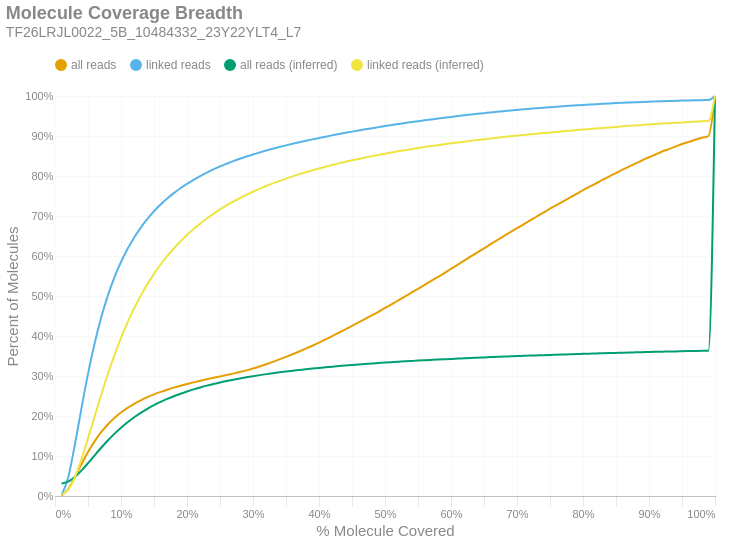

The notebook cell this image was saved under:
### Markdown cell above
### Molecule Read Coverage
This chart shows molecule coverage breadth as computed by the number of bases aligned to that molecule. In other words, "*how much of each unique long molecule is actually sequenced/aligned?*" Keep in mind there is a distinction between sequences and alignments, since some sequences belonging to a particular molecule may not align well and wouldn't appear in the alignment data. This chart also shows molecule coverage breadth as computed by the *inferred fragment* from which the aligned sequences originate. Unlike read coverage, this calculation takes into account the total insert size, including unsequenced gaps between the forward and reverse reads. Like the previous figures, these are cumulative percents.

### Code cell
if SKIPLR:
    print_html(f"Skipped")
else:
    binned_df = consolidated_hist(valids['coverage_bp'], mask, 0.01, True)
    binned_df_inf = consolidated_hist(valids['coverage_inserts'], mask, 0.01, True)
    binned_df = binned_df.with_columns(pl.lit(binned_df_inf['all reads (cumsum)']).alias('all reads (inferred)'))
    binned_df = binned_df.with_columns(pl.lit(binned_df_inf['linked reads (cumsum)']).alias('linked reads (inferred)'))
    binned_df = binned_df.with_columns(
        (pl.col('bin').cast(pl.Float64) + 0.01).alias('right_edge')
    )

    with SafeRender(binned_df):
        (
            density_plot(binned_df, 'Molecule Coverage Breadth', samplename, 'molcov', ['all reads (inferred)','linked reads (inferred)'])
            .encode(
                #x=alt.X('bin:Q', title="% Molecule Covered").axis(format = '%').scale(padding=0),
                x=alt.X('right_edge:Q', title="% Molecule Covered").axis(format='%').scale(padding=0),
                y=alt.Y('value:Q', title='Percent of Molecules')
                    .axis(format='%')
                    .stack(False)
                    .scale(domainMin=0, padding=0),
                color=alt.Color("key:N").scale(domain = ["all reads", "linked reads", "all reads (inferred)", "linked reads (inferred)"]),
                tooltip = [
                    alt.Tooltip("key:N", title = "Data Type"),
                    alt.Tooltip("range_label:N", title="% Molecule Covered"),
                    alt.Tooltip("value:Q", format = ".2%", title="% Molecules")
                ]
            )
        ).display()

### Figure 1 — Vega-Lite specification as saved in the notebook (floating-point values rounded to 4 significant figures)
{"width": "container", "height": 400, "config": {"title": {"anchor": "start", "dy": -15, "fontSize": 18, "color": "#888888", "subtitleColor": "#888888", "subtitleFontSize": 14}, "arc": {"fill": "#0072B2"}, "axis": {"domainColor": "#888888", "domainWidth": 0.5, "gridWidth": 0.2, "grid": false, "titleFontWeight": 400, "titleFontSize": 15, "labelFontSize": 11, "labelColor": "#888888", "tickColor": "#888888", "tickWidth": 0.2, "titleColor": "#888888"}, "axisBand": {"grid": false}, "axisX": {"grid": true, "tickSize": 10, "domainCap": "round"}, "axisY": {"domain": false, "grid": true, "tickSize": 0, "domainCap": "round"}, "background": "transparent", "header": {"labelFontSize": 15, "labelColor": "#888888", "titleFontSize": 15, "titleFontWeight": 600, "titleColor": "#888888"}, "legend": {"labelFont": "sans-serif", "labelFontSize": 12, "labelColor": "#888888", "symbolSize": 100, "symbolType": "circle", "titleFontSize": 12, "titlePadding": 10, "titleColor": "#888888", "title": null, "orient": "top"}, "range": {"category": ["#E69F00", "#56B4E9", "#009E73", "#F0E442", "#0072B2", "#D55E00", "#CC79A7", "#000000"], "diverging": ["#cfe8f3", "#a2d4ec", "#73bfe2", "#46abdb", "#1696d2", "#12719e"]}, "area": {"fill": "#0072B2", "fillOpacity": 0.7, "line": true, "strokeOpacity": 0.7}, "line": {"color": "#0072B2", "stroke": "#0072B2", "strokeWidth": 2}, "trail": {"color": "#0072B2", "stroke": "#0072B2", "strokeWidth": 0, "size": 1}, "point": {"filled": true, "fillOpacity": 1.0, "size": 95}, "text": {"color": "#888888", "fontSize": 11, "align": "right", "fontWeight": 400, "size": 11}, "bar": {"fill": "#0072B2", "stroke": null}, "view": {"stroke": null, "continuousWidth": 660, "continuousHeight": 400}}, "data": {"name": "data-b125f5b2555dd98d018221b1c2499672"}, "mark": {"type": "line", "interpolate": "monotone", "point": {"opacity": 0, "size": 275}}, "encoding": {"color": {"field": "key", "scale": {"domain": ["all reads", "linked reads", "all reads (inferred)", "linked reads (inferred)"]}, "type": "nominal"}, "tooltip": [{"field": "key", "title": "Data Type", "type": "nominal"}, {"field": "range_label", "title": "% Molecule Covered", "type": "nominal"}, {"field": "value", "format": ".2%", "title": "% Molecules", "type": "quantitative"}], "x": {"axis": {"format": "%"}, "field": "right_edge", "scale": {"padding": 0}, "title": "% Molecule Covered", "type": "quantitative"}, "y": {"axis": {"format": "%"}, "field": "value", "scale": {"domainMin": 0, "padding": 0}, "stack": false, "title": "Percent of Molecules", "type": "quantitative"}}, "params": [{"name": "param_c36ac31b6afebe62", "select": {"type": "point", "fields": ["key"]}, "bind": "legend"}], "title": {"text": "Molecule Coverage Breadth", "subtitle": "TF26LRJL0022_5B_10484332_23Y22YLT4_L7"}, "transform": [{"fold": ["all reads (cumsum)", "linked reads (cumsum)", "all reads (inferred)", "linked reads (inferred)"]}, {"calculate": "replace(datum.key, ' (cumsum)', '')", "as": "key"}, {"filter": {"param": "param_c36ac31b6afebe62"}}], "usermeta": {"embedOptions": {"downloadFileName": "TF26LRJL0022_5B_10484332_23Y22YLT4_L7.molcov"}}, "$schema": "https://vega.github.io/schema/vega-lite/v6.4.1.json", "datasets": {"data-b125f5b2555dd98d018221b1c2499672": [{"bin": "0.0", "interval": "0.0-0.01", "all reads": 0.001243, "linked reads": 0.002582, "all reads (cumsum)": 0.001243, "linked reads (cumsum)": 0.002582, "range_label": "0.0-0.01", "all reads (inferred)": 0.03127, "linked reads (inferred)": 0.00372, "right_edge": 0.01}, {"bin": "0.01", "interval": "0.01-0.02", "all reads": 0.01632, "linked reads": 0.04373, "all reads (cumsum)": 0.01756, "linked reads (cumsum)": 0.04631, "range_label": "0.01-0.02", "all reads (inferred)": 0.03595, "linked reads (inferred)": 0.01535, "right_edge": 0.02}, {"bin": "0.02", "interval": "0.02-0.03", "all reads": 0.02922, "linked reads": 0.08124, "all reads (cumsum)": 0.04678, "linked reads (cumsum)": 0.1276, "range_label": "0.02-0.03", "all reads (inferred)": 0.04736, "linked reads (inferred)": 0.0465, "right_edge": 0.03}, {"bin": "0.03", "interval": "0.03-0.04", "all reads": 0.03221, "linked reads": 0.09074, "all reads (cumsum)": 0.07899, "linked reads (cumsum)": 0.2183, "range_label": "0.03-0.04", "all reads (inferred)": 0.06347, "linked reads (inferred)": 0.09157, "right_edge": 0.04}, {"bin": "0.04", "interval": "0.04-0.05", "all reads": 0.03074, "linked reads": 0.087, "all reads (cumsum)": 0.1097, "linked reads (cumsum)": 0.3053, "range_label": "0.04-0.05", "all reads (inferred)": 0.08209, "linked reads (inferred)": 0.144, "right_edge": 0.05}, {"bin": "0.05", "interval": "0.05-0.06", "all reads": 0.02682, "linked reads": 0.07596, "all reads (cumsum)": 0.1366, "linked reads (cumsum)": 0.3813, "range_label": "0.05-0.06", "all reads (inferred)": 0.1015, "linked reads (inferred)": 0.1989, "right_edge": 0.06}, {"bin": "0.06", "interval": "0.06-0.07", "all reads": 0.02295, "linked reads": 0.06504, "all reads (cumsum)": 0.1595, "linked reads (cumsum)": 0.4463, "range_label": "0.06-0.07", "all reads (inferred)": 0.1206, "linked reads (inferred)": 0.2529, "right_edge": 0.07}, {"bin": "0.07", "interval": "0.07-0.08", "all reads": 0.01925, "linked reads": 0.05449, "all reads (cumsum)": 0.1787, "linked reads (cumsum)": 0.5008, "range_label": "0.07-0.08", "all reads (inferred)": 0.1387, "linked reads (inferred)": 0.3043, "right_edge": 0.08}, {"bin": "0.08", "interval": "0.08-0.09", "all reads": 0.01629, "linked reads": 0.04602, "all reads (cumsum)": 0.195, "linked reads (cumsum)": 0.5468, "range_label": "0.08-0.09", "all reads (inferred)": 0.1553, "linked reads (inferred)": 0.3516, "right_edge": 0.09}, {"bin": "0.09", "interval": "0.09-0.1", "all reads": 0.01355, "linked reads": 0.03826, "all reads (cumsum)": 0.2086, "linked reads (cumsum)": 0.5851, "range_label": "0.09-0.1", "all reads (inferred)": 0.1706, "linked reads (inferred)": 0.3951, "right_edge": 0.1}, {"bin": "0.1", "interval": "0.1-0.11", "all reads": 0.01169, "linked reads": 0.03294, "all reads (cumsum)": 0.2203, "linked reads (cumsum)": 0.618, "range_label": "0.1-0.11", "all reads (inferred)": 0.1844, "linked reads (inferred)": 0.4341, "right_edge": 0.11}, {"bin": "0.11", "interval": "0.11-0.12", "all reads": 0.01013, "linked reads": 0.02846, "all reads (cumsum)": 0.2304, "linked reads (cumsum)": 0.6465, "range_label": "0.11-0.12", "all reads (inferred)": 0.1968, "linked reads (inferred)": 0.4694, "right_edge": 0.12}, {"bin": "0.12", "interval": "0.12-0.13", "all reads": 0.008755, "linked reads": 0.02442, "all reads (cumsum)": 0.2392, "linked reads (cumsum)": 0.6709, "range_label": "0.12-0.13", "all reads (inferred)": 0.208, "linked reads (inferred)": 0.5012, "right_edge": 0.13}, {"bin": "0.13", "interval": "0.13-0.14", "all reads": 0.007815, "linked reads": 0.02168, "all reads (cumsum)": 0.247, "linked reads (cumsum)": 0.6926, "range_label": "0.13-0.14", "all reads (inferred)": 0.218, "linked reads (inferred)": 0.5297, "right_edge": 0.14}, {"bin": "0.14", "interval": "0.14-0.15", "all reads": 0.006989, "linked reads": 0.0192, "all reads (cumsum)": 0.254, "linked reads (cumsum)": 0.7118, "range_label": "0.14-0.15", "all reads (inferred)": 0.2271, "linked reads (inferred)": 0.5553, "right_edge": 0.15}, {"bin": "0.15", "interval": "0.15-0.16", "all reads": 0.006215, "linked reads": 0.01687, "all reads (cumsum)": 0.2602, "linked reads (cumsum)": 0.7286, "range_label": "0.15-0.16", "all reads (inferred)": 0.2353, "linked reads (inferred)": 0.5787, "right_edge": 0.16}, {"bin": "0.16", "interval": "0.16-0.17", "all reads": 0.005623, "linked reads": 0.015, "all reads (cumsum)": 0.2658, "linked reads (cumsum)": 0.7436, "range_label": "0.16-0.17", "all reads (inferred)": 0.2428, "linked reads (inferred)": 0.5998, "right_edge": 0.17}, {"bin": "0.17", "interval": "0.17-0.18", "all reads": 0.005146, "linked reads": 0.01358, "all reads (cumsum)": 0.2709, "linked reads (cumsum)": 0.7572, "range_label": "0.17-0.18", "all reads (inferred)": 0.2495, "linked reads (inferred)": 0.6187, "right_edge": 0.18}, {"bin": "0.18", "interval": "0.18-0.19", "all reads": 0.004726, "linked reads": 0.01221, "all reads (cumsum)": 0.2757, "linked reads (cumsum)": 0.7694, "range_label": "0.18-0.19", "all reads (inferred)": 0.2556, "linked reads (inferred)": 0.6363, "right_edge": 0.19}, {"bin": "0.19", "interval": "0.19-0.2", "all reads": 0.004346, "linked reads": 0.01092, "all reads (cumsum)": 0.28, "linked reads (cumsum)": 0.7804, "range_label": "0.19-0.2", "all reads (inferred)": 0.2614, "linked reads (inferred)": 0.6524, "right_edge": 0.2}, {"bin": "0.2", "interval": "0.2-0.21", "all reads": 0.004092, "linked reads": 0.01015, "all reads (cumsum)": 0.2841, "linked reads (cumsum)": 0.7905, "range_label": "0.2-0.21", "all reads (inferred)": 0.2666, "linked reads (inferred)": 0.6673, "right_edge": 0.21}, {"bin": "0.21", "interval": "0.21-0.22", "all reads": 0.00389, "linked reads": 0.009369, "all reads (cumsum)": 0.288, "linked reads (cumsum)": 0.7999, "range_label": "0.21-0.22", "all reads (inferred)": 0.2714, "linked reads (inferred)": 0.6809, "right_edge": 0.22}, {"bin": "0.22", "interval": "0.22-0.23", "all reads": 0.003699, "linked reads": 0.008521, "all reads (cumsum)": 0.2917, "linked reads (cumsum)": 0.8084, "range_label": "0.22-0.23", "all reads (inferred)": 0.2759, "linked reads (inferred)": 0.6936, "right_edge": 0.23}, {"bin": "0.23", "interval": "0.23-0.24", "all reads": 0.003698, "linked reads": 0.008065, "all reads (cumsum)": 0.2954, "linked reads (cumsum)": 0.8165, "range_label": "0.23-0.24", "all reads (inferred)": 0.28, "linked reads (inferred)": 0.7053, "right_edge": 0.24}, {"bin": "0.24", "interval": "0.24-0.25", "all reads": 0.003586, "linked reads": 0.007539, "all reads (cumsum)": 0.299, "linked reads (cumsum)": 0.824, "range_label": "0.24-0.25", "all reads (inferred)": 0.2839, "linked reads (inferred)": 0.7164, "right_edge": 0.25}, {"bin": "0.25", "interval": "0.25-0.26", "all reads": 0.003395, "linked reads": 0.006609, "all reads (cumsum)": 0.3024, "linked reads (cumsum)": 0.8306, "range_label": "0.25-0.26", "all reads (inferred)": 0.2875, "linked reads (inferred)": 0.7264, "right_edge": 0.26}, {"bin": "0.26", "interval": "0.26-0.27", "all reads": 0.003595, "linked reads": 0.006417, "all reads (cumsum)": 0.306, "linked reads (cumsum)": 0.837, "range_label": "0.26-0.27", "all reads (inferred)": 0.2908, "linked reads (inferred)": 0.7357, "right_edge": 0.27}, {"bin": "0.27", "interval": "0.27-0.28", "all reads": 0.00384, "linked reads": 0.005964, "all reads (cumsum)": 0.3098, "linked reads (cumsum)": 0.843, "range_label": "0.27-0.28", "all reads (inferred)": 0.2939, "linked reads (inferred)": 0.7444, "right_edge": 0.28}, {"bin": "0.28", "interval": "0.28-0.29", "all reads": 0.004191, "linked reads": 0.005577, "all reads (cumsum)": 0.314, "linked reads (cumsum)": 0.8486, "range_label": "0.28-0.29", "all reads (inferred)": 0.2968, "linked reads (inferred)": 0.7527, "right_edge": 0.29}, {"bin": "0.29", "interval": "0.29-0.3", "all reads": 0.004629, "linked reads": 0.005319, "all reads (cumsum)": 0.3186, "linked reads (cumsum)": 0.8539, "range_label": "0.29-0.3", "all reads (inferred)": 0.2996, "linked reads (inferred)": 0.7606, "right_edge": 0.3}, {"bin": "0.3", "interval": "0.3-0.31", "all reads": 0.005051, "linked reads": 0.004886, "all reads (cumsum)": 0.3237, "linked reads (cumsum)": 0.8588, "range_label": "0.3-0.31", "all reads (inferred)": 0.3022, "linked reads (inferred)": 0.7679, "right_edge": 0.31}, {"bin": "0.31", "interval": "0.31-0.32", "all reads": 0.005669, "linked reads": 0.004876, "all reads (cumsum)": 0.3294, "linked reads (cumsum)": 0.8637, "range_label": "0.31-0.32", "all reads (inferred)": 0.3047, "linked reads (inferred)": 0.7749, "right_edge": 0.32}, {"bin": "0.32", "interval": "0.32-0.33", "all reads": 0.00598, "linked reads": 0.004522, "all reads (cumsum)": 0.3353, "linked reads (cumsum)": 0.8682, "range_label": "0.32-0.33", "all reads (inferred)": 0.307, "linked reads (inferred)": 0.7814, "right_edge": 0.33}, {"bin": "0.33", "interval": "0.33-0.34", "all reads": 0.006149, "linked reads": 0.004311, "all reads (cumsum)": 0.3415, "linked reads (cumsum)": 0.8725, "range_label": "0.33-0.34", "all reads (inferred)": 0.3092, "linked reads (inferred)": 0.7875, "right_edge": 0.34}, {"bin": "0.34", "interval": "0.34-0.35", "all reads": 0.006344, "linked reads": 0.004084, "all reads (cumsum)": 0.3478, "linked reads (cumsum)": 0.8766, "range_label": "0.34-0.35", "all reads (inferred)": 0.3113, "linked reads (inferred)": 0.7936, "right_edge": 0.35}, {"bin": "0.35", "interval": "0.35-0.36", "all reads": 0.006607, "linked reads": 0.003947, "all reads (cumsum)": 0.3544, "linked reads (cumsum)": 0.8805, "range_label": "0.35-0.36", "all reads (inferred)": 0.3133, "linked reads (inferred)": 0.7991, "right_edge": 0.36}, {"bin": "0.36", "interval": "0.36-0.37", "all reads": 0.006818, "linked reads": 0.003772, "all reads (cumsum)": 0.3612, "linked reads (cumsum)": 0.8843, "range_label": "0.36-0.37", "all reads (inferred)": 0.3151, "linked reads (inferred)": 0.8044, "right_edge": 0.37}, {"bin": "0.37", "interval": "0.37-0.38", "all reads": 0.007036, "linked reads": 0.003676, "all reads (cumsum)": 0.3683, "linked reads (cumsum)": 0.888, "range_label": "0.37-0.38", "all reads (inferred)": 0.3169, "linked reads (inferred)": 0.8095, "right_edge": 0.38}, {"bin": "0.38", "interval": "0.38-0.39", "all reads": 0.007318, "linked reads": 0.003559, "all reads (cumsum)": 0.3756, "linked reads (cumsum)": 0.8915, "range_label": "0.38-0.39", "all reads (inferred)": 0.3187, "linked reads (inferred)": 0.8143, "right_edge": 0.39}, {"bin": "0.39", "interval": "0.39-0.4", "all reads": 0.007757, "linked reads": 0.003499, "all reads (cumsum)": 0.3834, "linked reads (cumsum)": 0.895, "range_label": "0.39-0.4", "all reads (inferred)": 0.3203, "linked reads (inferred)": 0.8188, "right_edge": 0.4}, {"bin": "0.4", "interval": "0.4-0.41", "all reads": 0.007998, "linked reads": 0.003331, "all reads (cumsum)": 0.3914, "linked reads (cumsum)": 0.8984, "range_label": "0.4-0.41", "all reads (inferred)": 0.3219, "linked reads (inferred)": 0.8233, "right_edge": 0.41}, {"bin": "0.41", "interval": "0.41-0.42", "all reads": 0.008346, "linked reads": 0.003219, "all reads (cumsum)": 0.3997, "linked reads (cumsum)": 0.9016, "range_label": "0.41-0.42", "all reads (inferred)": 0.3234, "linked reads (inferred)": 0.8275, "right_edge": 0.42}, {"bin": "0.42", "interval": "0.42-0.43", "all reads": 0.008442, "linked reads": 0.003187, "all reads (cumsum)": 0.4081, "linked reads (cumsum)": 0.9048, "range_label": "0.42-0.43", "all reads (inferred)": 0.3249, "linked reads (inferred)": 0.8316, "right_edge": 0.43}, {"bin": "0.43", "interval": "0.43-0.44", "all reads": 0.008397, "linked reads": 0.003122, "all reads (cumsum)": 0.4165, "linked reads (cumsum)": 0.9079, "range_label": "0.43-0.44", "all reads (inferred)": 0.3262, "linked reads (inferred)": 0.8355, "right_edge": 0.44}, {"bin": "0.44", "interval": "0.44-0.45", "all reads": 0.008666, "linked reads": 0.00305, "all reads (cumsum)": 0.4252, "linked reads (cumsum)": 0.9109, "range_label": "0.44-0.45", "all reads (inferred)": 0.3276, "linked reads (inferred)": 0.8392, "right_edge": 0.45}, {"bin": "0.45", "interval": "0.45-0.46", "all reads": 0.008709, "linked reads": 0.002927, "all reads (cumsum)": 0.4339, "linked reads (cumsum)": 0.9139, "range_label": "0.45-0.46", "all reads (inferred)": 0.3288, "linked reads (inferred)": 0.8427, "right_edge": 0.46}, {"bin": "0.46", "interval": "0.46-0.47", "all reads": 0.008733, "linked reads": 0.002872, "all reads (cumsum)": 0.4427, "linked reads (cumsum)": 0.9167, "range_label": "0.46-0.47", "all reads (inferred)": 0.3301, "linked reads (inferred)": 0.8462, "right_edge": 0.47}, {"bin": "0.47", "interval": "0.47-0.48", "all reads": 0.008998, "linked reads": 0.002694, "all reads (cumsum)": 0.4516, "linked reads (cumsum)": 0.9194, "range_label": "0.47-0.48", "all reads (inferred)": 0.3312, "linked reads (inferred)": 0.8495, "right_edge": 0.48}, {"bin": "0.48", "interval": "0.48-0.49", "all reads": 0.008851, "linked reads": 0.002735, "all reads (cumsum)": 0.4605, "linked reads (cumsum)": 0.9222, "range_label": "0.48-0.49", "all reads (inferred)": 0.3324, "linked reads (inferred)": 0.8527, "right_edge": 0.49}, {"bin": "0.49", "interval": "0.49-0.5", "all reads": 0.01, "linked reads": 0.002744, "all reads (cumsum)": 0.4705, "linked reads (cumsum)": 0.9249, "range_label": "0.49-0.5", "all reads (inferred)": 0.3335, "linked reads (inferred)": 0.8559, "right_edge": 0.5}, {"bin": "0.5", "interval": "0.5-0.51", "all reads": 0.008652, "linked reads": 0.002435, "all reads (cumsum)": 0.4792, "linked reads (cumsum)": 0.9273, "range_label": "0.5-0.51", "all reads (inferred)": 0.3346, "linked reads (inferred)": 0.8588, "right_edge": 0.51}, {"bin": "0.51", "interval": "0.51-0.52", "all reads": 0.009822, "linked reads": 0.002579, "all reads (cumsum)": 0.489, "linked reads (cumsum)": 0.9299, "range_label": "0.51-0.52", "all reads (inferred)": 0.3356, "linked reads (inferred)": 0.8617, "right_edge": 0.52}, {"bin": "0.52", "interval": "0.52-0.53", "all reads": 0.009512, "linked reads": 0.002444, "all reads (cumsum)": 0.4985, "linked reads (cumsum)": 0.9324, "range_label": "0.52-0.53", "all reads (inferred)": 0.3366, "linked reads (inferred)": 0.8644, "right_edge": 0.53}, {"bin": "0.53", "interval": "0.53-0.54", "all reads": 0.009732, "linked reads": 0.002394, "all reads (cumsum)": 0.5082, "linked reads (cumsum)": 0.9348, "range_label": "0.53-0.54", "all reads (inferred)": 0.3376, "linked reads (inferred)": 0.8671, "right_edge": 0.54}, {"bin": "0.54", "interval": "0.54-0.55", "all reads": 0.009663, "linked reads": 0.002296, "all reads (cumsum)": 0.5179, "linked reads (cumsum)": 0.9371, "range_label": "0.54-0.55", "all reads (inferred)": 0.3385, "linked reads (inferred)": 0.8698, "right_edge": 0.55}, {"bin": "0.55", "interval": "0.55-0.56", "all reads": 0.009972, "linked reads": 0.002285, "all reads (cumsum)": 0.5279, "linked reads (cumsum)": 0.9393, "range_label": "0.55-0.56", "all reads (inferred)": 0.3394, "linked reads (inferred)": 0.8723, "right_edge": 0.56}, {"bin": "0.56", "interval": "0.56-0.57", "all reads": 0.009847, "linked reads": 0.002162, "all reads (cumsum)": 0.5377, "linked reads (cumsum)": 0.9415, "range_label": "0.56-0.57", "all reads (inferred)": 0.3403, "linked reads (inferred)": 0.8747, "right_edge": 0.57}, {"bin": "0.57", "interval": "0.57-0.58", "all reads": 0.009713, "linked reads": 0.00211, "all reads (cumsum)": 0.5474, "linked reads (cumsum)": 0.9436, "range_label": "0.57-0.58", "all reads (inferred)": 0.3411, "linked reads (inferred)": 0.8771, "right_edge": 0.58}, {"bin": "0.58", "interval": "0.58-0.59", "all reads": 0.009986, "linked reads": 0.002127, "all reads (cumsum)": 0.5574, "linked reads (cumsum)": 0.9457, "range_label": "0.58-0.59", "all reads (inferred)": 0.342, "linked reads (inferred)": 0.8794, "right_edge": 0.59}, {"bin": "0.59", "interval": "0.59-0.6", "all reads": 0.01034, "linked reads": 0.002053, "all reads (cumsum)": 0.5677, "linked reads (cumsum)": 0.9478, "range_label": "0.59-0.6", "all reads (inferred)": 0.3428, "linked reads (inferred)": 0.8817, "right_edge": 0.6}, {"bin": "0.6", "interval": "0.6-0.61", "all reads": 0.01019, "linked reads": 0.001955, "all reads (cumsum)": 0.5779, "linked reads (cumsum)": 0.9497, "range_label": "0.6-0.61", "all reads (inferred)": 0.3435, "linked reads (inferred)": 0.8838, "right_edge": 0.61}, {"bin": "0.61", "interval": "0.61-0.62", "all reads": 0.01064, "linked reads": 0.002004, "all reads (cumsum)": 0.5886, "linked reads (cumsum)": 0.9517, "range_label": "0.61-0.62", "all reads (inferred)": 0.3443, "linked reads (inferred)": 0.8859, "right_edge": 0.62}, {"bin": "0.62", "interval": "0.62-0.63", "all reads": 0.01025, "linked reads": 0.001824, "all reads (cumsum)": 0.5988, "linked reads (cumsum)": 0.9536, "range_label": "0.62-0.63", "all reads (inferred)": 0.345, "linked reads (inferred)": 0.8879, "right_edge": 0.63}, {"bin": "0.63", "interval": "0.63-0.64", "all reads": 0.01026, "linked reads": 0.001848, "all reads (cumsum)": 0.6091, "linked reads (cumsum)": 0.9554, "range_label": "0.63-0.64", "all reads (inferred)": 0.3458, "linked reads (inferred)": 0.8899, "right_edge": 0.64}, {"bin": "0.64", "interval": "0.64-0.65", "all reads": 0.01007, "linked reads": 0.001719, "all reads (cumsum)": 0.6192, "linked reads (cumsum)": 0.9571, "range_label": "0.64-0.65", "all reads (inferred)": 0.3465, "linked reads (inferred)": 0.8919, "right_edge": 0.65}, {"bin": "0.65", "interval": "0.65-0.66", "all reads": 0.01047, "linked reads": 0.001824, "all reads (cumsum)": 0.6296, "linked reads (cumsum)": 0.959, "range_label": "0.65-0.66", "all reads (inferred)": 0.3472, "linked reads (inferred)": 0.8938, "right_edge": 0.66}, {"bin": "0.66", "interval": "0.66-0.67", "all reads": 0.009948, "linked reads": 0.001614, "all reads (cumsum)": 0.6396, "linked reads (cumsum)": 0.9606, "range_label": "0.66-0.67", "all reads (inferred)": 0.3479, "linked reads (inferred)": 0.8957, "right_edge": 0.67}, {"bin": "0.67", "interval": "0.67-0.68", "all reads": 0.01014, "linked reads": 0.001594, "all reads (cumsum)": 0.6497, "linked reads (cumsum)": 0.9622, "range_label": "0.67-0.68", "all reads (inferred)": 0.3485, "linked reads (inferred)": 0.8975, "right_edge": 0.68}, {"bin": "0.68", "interval": "0.68-0.69", "all reads": 0.009832, "linked reads": 0.001507, "all reads (cumsum)": 0.6595, "linked reads (cumsum)": 0.9637, "range_label": "0.68-0.69", "all reads (inferred)": 0.3492, "linked reads (inferred)": 0.8992, "right_edge": 0.69}, {"bin": "0.69", "interval": "0.69-0.7", "all reads": 0.01001, "linked reads": 0.001481, "all reads (cumsum)": 0.6696, "linked reads (cumsum)": 0.9652, "range_label": "0.69-0.7", "all reads (inferred)": 0.3498, "linked reads (inferred)": 0.901, "right_edge": 0.7}, {"bin": "0.7", "interval": "0.7-0.71", "all reads": 0.009668, "linked reads": 0.00147, "all reads (cumsum)": 0.6792, "linked reads (cumsum)": 0.9666, "range_label": "0.7-0.71", "all reads (inferred)": 0.3504, "linked reads (inferred)": 0.9026, "right_edge": 0.71}, {"bin": "0.71", "interval": "0.71-0.72", "all reads": 0.009651, "linked reads": 0.001382, "all reads (cumsum)": 0.6889, "linked reads (cumsum)": 0.968, "range_label": "0.71-0.72", "all reads (inferred)": 0.351, "linked reads (inferred)": 0.9042, "right_edge": 0.72}, {"bin": "0.72", "interval": "0.72-0.73", "all reads": 0.00985, "linked reads": 0.001412, "all reads (cumsum)": 0.6987, "linked reads (cumsum)": 0.9694, "range_label": "0.72-0.73", "all reads (inferred)": 0.3515, "linked reads (inferred)": 0.9058, "right_edge": 0.73}, {"bin": "0.73", "interval": "0.73-0.74", "all reads": 0.009455, "linked reads": 0.001284, "all reads (cumsum)": 0.7082, "linked reads (cumsum)": 0.9707, "range_label": "0.73-0.74", "all reads (inferred)": 0.3521, "linked reads (inferred)": 0.9073, "right_edge": 0.74}, {"bin": "0.74", "interval": "0.74-0.75", "all reads": 0.009974, "linked reads": 0.001307, "all reads (cumsum)": 0.7182, "linked reads (cumsum)": 0.972, "range_label": "0.74-0.75", "all reads (inferred)": 0.3527, "linked reads (inferred)": 0.9088, "right_edge": 0.75}, {"bin": "0.75", "interval": "0.75-0.76", "all reads": 0.009221, "linked reads": 0.001222, "all reads (cumsum)": 0.7274, "linked reads (cumsum)": 0.9732, "range_label": "0.75-0.76", "all reads (inferred)": 0.3532, "linked reads (inferred)": 0.9103, "right_edge": 0.76}, {"bin": "0.76", "interval": "0.76-0.77", "all reads": 0.009369, "linked reads": 0.00116, "all reads (cumsum)": 0.7367, "linked reads (cumsum)": 0.9744, "range_label": "0.76-0.77", "all reads (inferred)": 0.3538, "linked reads (inferred)": 0.9118, "right_edge": 0.77}, {"bin": "0.77", "interval": "0.77-0.78", "all reads": 0.009232, "linked reads": 0.001185, "all reads (cumsum)": 0.746, "linked reads (cumsum)": 0.9756, "range_label": "0.77-0.78", "all reads (inferred)": 0.3543, "linked reads (inferred)": 0.9133, "right_edge": 0.78}, {"bin": "0.78", "interval": "0.78-0.79", "all reads": 0.009094, "linked reads": 0.001014, "all reads (cumsum)": 0.7551, "linked reads (cumsum)": 0.9766, "range_label": "0.78-0.79", "all reads (inferred)": 0.3548, "linked reads (inferred)": 0.9147, "right_edge": 0.79}, {"bin": "0.79", "interval": "0.79-0.8", "all reads": 0.009537, "linked reads": 0.001056, "all reads (cumsum)": 0.7646, "linked reads (cumsum)": 0.9776, "range_label": "0.79-0.8", "all reads (inferred)": 0.3554, "linked reads (inferred)": 0.9162, "right_edge": 0.8}, {"bin": "0.8", "interval": "0.8-0.81", "all reads": 0.008629, "linked reads": 0.001006, "all reads (cumsum)": 0.7732, "linked reads (cumsum)": 0.9787, "range_label": "0.8-0.81", "all reads (inferred)": 0.3559, "linked reads (inferred)": 0.9175, "right_edge": 0.81}, {"bin": "0.81", "interval": "0.81-0.82", "all reads": 0.008655, "linked reads": 0.0009899, "all reads (cumsum)": 0.7819, "linked reads (cumsum)": 0.9796, "range_label": "0.81-0.82", "all reads (inferred)": 0.3563, "linked reads (inferred)": 0.9188, "right_edge": 0.82}, {"bin": "0.82", "interval": "0.82-0.83", "all reads": 0.008811, "linked reads": 0.0009273, "all reads (cumsum)": 0.7907, "linked reads (cumsum)": 0.9806, "range_label": "0.82-0.83", "all reads (inferred)": 0.3568, "linked reads (inferred)": 0.9202, "right_edge": 0.83}, {"bin": "0.83", "interval": "0.83-0.84", "all reads": 0.008567, "linked reads": 0.0008876, "all reads (cumsum)": 0.7993, "linked reads (cumsum)": 0.9815, "range_label": "0.83-0.84", "all reads (inferred)": 0.3573, "linked reads (inferred)": 0.9215, "right_edge": 0.84}, {"bin": "0.84", "interval": "0.84-0.85", "all reads": 0.008163, "linked reads": 0.0008471, "all reads (cumsum)": 0.8074, "linked reads (cumsum)": 0.9823, "range_label": "0.84-0.85", "all reads (inferred)": 0.3578, "linked reads (inferred)": 0.9228, "right_edge": 0.85}, {"bin": "0.85", "interval": "0.85-0.86", "all reads": 0.008291, "linked reads": 0.0008154, "all reads (cumsum)": 0.8157, "linked reads (cumsum)": 0.9831, "range_label": "0.85-0.86", "all reads (inferred)": 0.3583, "linked reads (inferred)": 0.9241, "right_edge": 0.86}, {"bin": "0.86", "interval": "0.86-0.87", "all reads": 0.007903, "linked reads": 0.0007581, "all reads (cumsum)": 0.8236, "linked reads (cumsum)": 0.9839, "range_label": "0.86-0.87", "all reads (inferred)": 0.3587, "linked reads (inferred)": 0.9254, "right_edge": 0.87}, {"bin": "0.87", "interval": "0.87-0.88", "all reads": 0.00805, "linked reads": 0.0007052, "all reads (cumsum)": 0.8317, "linked reads (cumsum)": 0.9846, "range_label": "0.87-0.88", "all reads (inferred)": 0.3592, "linked reads (inferred)": 0.9265, "right_edge": 0.88}, {"bin": "0.88", "interval": "0.88-0.89", "all reads": 0.007638, "linked reads": 0.0006779, "all reads (cumsum)": 0.8393, "linked reads (cumsum)": 0.9853, "range_label": "0.88-0.89", "all reads (inferred)": 0.3596, "linked reads (inferred)": 0.9277, "right_edge": 0.89}, {"bin": "0.89", "interval": "0.89-0.9", "all reads": 0.007656, "linked reads": 0.00061, "all reads (cumsum)": 0.847, "linked reads (cumsum)": 0.9859, "range_label": "0.89-0.9", "all reads (inferred)": 0.36, "linked reads (inferred)": 0.9289, "right_edge": 0.9}, {"bin": "0.9", "interval": "0.9-0.91", "all reads": 0.006775, "linked reads": 0.0005527, "all reads (cumsum)": 0.8537, "linked reads (cumsum)": 0.9864, "range_label": "0.9-0.91", "all reads (inferred)": 0.3604, "linked reads (inferred)": 0.93, "right_edge": 0.91}, {"bin": "0.91", "interval": "0.91-0.92", "all reads": 0.007535, "linked reads": 0.0006038, "all reads (cumsum)": 0.8613, "linked reads (cumsum)": 0.987, "range_label": "0.91-0.92", "all reads (inferred)": 0.3608, "linked reads (inferred)": 0.931, "right_edge": 0.92}, {"bin": "0.92", "interval": "0.92-0.93", "all reads": 0.006042, "linked reads": 0.0005095, "all reads (cumsum)": 0.8673, "linked reads (cumsum)": 0.9875, "range_label": "0.92-0.93", "all reads (inferred)": 0.3611, "linked reads (inferred)": 0.9319, "right_edge": 0.93}, {"bin": "0.93", "interval": "0.93-0.94", "all reads": 0.006288, "linked reads": 0.0004346, "all reads (cumsum)": 0.8736, "linked reads (cumsum)": 0.988, "range_label": "0.93-0.94", "all reads (inferred)": 0.3615, "linked reads (inferred)": 0.9329, "right_edge": 0.94}, {"bin": "0.94", "interval": "0.94-0.95", "all reads": 0.006385, "linked reads": 0.0004663, "all reads (cumsum)": 0.88, "linked reads (cumsum)": 0.9884, "range_label": "0.94-0.95", "all reads (inferred)": 0.3619, "linked reads (inferred)": 0.9339, "right_edge": 0.95}, {"bin": "0.95", "interval": "0.95-0.96", "all reads": 0.005108, "linked reads": 0.0004584, "all reads (cumsum)": 0.8851, "linked reads (cumsum)": 0.9889, "range_label": "0.95-0.96", "all reads (inferred)": 0.3622, "linked reads (inferred)": 0.9348, "right_edge": 0.96}, {"bin": "0.96", "interval": "0.96-0.97", "all reads": 0.005333, "linked reads": 0.0003993, "all reads (cumsum)": 0.8904, "linked reads (cumsum)": 0.9893, "range_label": "0.96-0.97", "all reads (inferred)": 0.3626, "linked reads (inferred)": 0.9358, "right_edge": 0.97}, {"bin": "0.97", "interval": "0.97-0.98", "all reads": 0.005029, "linked reads": 0.0003508, "all reads (cumsum)": 0.8955, "linked reads (cumsum)": 0.9896, "range_label": "0.97-0.98", "all reads (inferred)": 0.363, "linked reads (inferred)": 0.9368, "right_edge": 0.98}, {"bin": "0.98", "interval": "0.98-0.99", "all reads": 0.004443, "linked reads": 0.0003605, "all reads (cumsum)": 0.8999, "linked reads (cumsum)": 0.99, "range_label": "0.98-0.99", "all reads (inferred)": 0.3634, "linked reads (inferred)": 0.9378, "right_edge": 0.99}, {"bin": "0.99", "interval": "0.99-1.0", "all reads": 0.1001, "linked reads": 0.009991, "all reads (cumsum)": 1.0, "linked reads (cumsum)": 1.0, "range_label": "0.99-1.0", "all reads (inferred)": 1.0, "linked reads (inferred)": 1.0, "right_edge": 1.0}]}}
